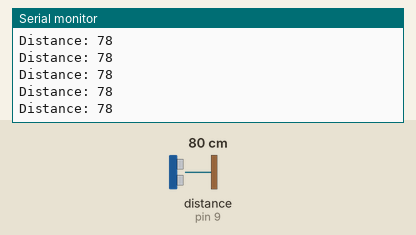
The sketch below on a simulated Arduino Uno, built with avr-gcc and run on an emulated ATmega328P. On the bench: the last lines printed to the serial monitor. Wiring (inferred from the names in the program): ultrasonic range finder: trigger pin 10; echo pin 9. The inputs (shaded band) are chosen by the test bench; at power-on: distance to the obstacle (sensor on pin 9) 80 cm. The echo pulse lasts 58.3 µs per cm.

Above: at 1.2 s.
1.3 s: distance to the obstacle (sensor on pin 9) set to 2 cm
At 2.1 s:
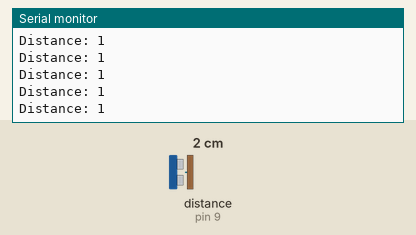
4.3 s: distance to the obstacle (sensor on pin 9) set to 120 cm
At 5.3 s:
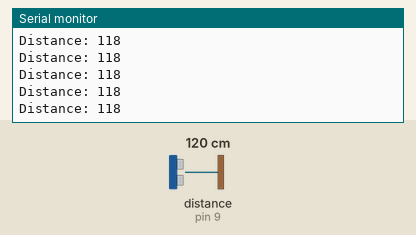
7.3 s: distance to the obstacle (sensor on pin 9) set to 4 cm
At 8.1 s:
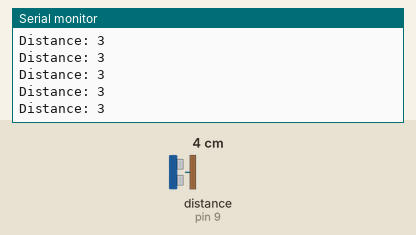
10.3 s: distance to the obstacle (sensor on pin 9) set to 18 cm
At 10.9 s:
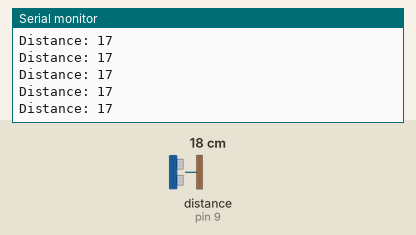
Timing chart, 0 to 13.3 s (numbered marks = the images above; inputs shaded):
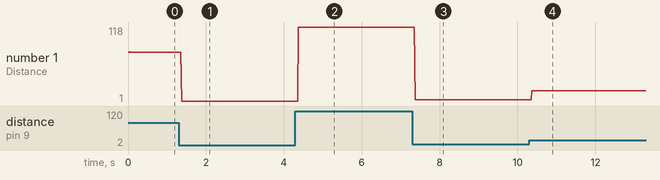

The sketch:

ultrasonic_sensor.ino
```cpp
// Variables and pins declared and initialised
int trigPin = 10;   // TRIG connected to pin 10 of Arduino
int echoPin = 9;    // ECHO connected to pin 9 of Arduino
long time;          // Variable to store time of flight
int distance;       // Variable to store calculated distance

void setup() {
  // This loop runs only once
  pinMode(trigPin, OUTPUT);   // TRIG pin set as output
  pinMode(echoPin, INPUT);    // ECHO pin set as input
  Serial.begin(9600);         // Begin communication
}

void loop() {
  // This loop repeats continuously

  // Clear TRIG pin
  digitalWrite(trigPin, LOW);
  delayMicroseconds(2);

  // Send ultrasonic pulse
  digitalWrite(trigPin, HIGH);
  delayMicroseconds(10);
  digitalWrite(trigPin, LOW);

  // Calculate the time of flight
  time = pulseIn(echoPin, HIGH);

  // Calculate distance (in cm)
  distance = time * 0.034 / 2;

  // Print the distance
  Serial.print("Distance: ");
  Serial.println(distance);
}
```

Measured:
- after the input at 1.3 s, the serial monitor: prints a new line after 0.07 s (image 1)
- after the input at 4.3 s, the serial monitor: prints a new line after 0.08 s (image 2)
- after the input at 7.3 s, the serial monitor: prints a new line after 0.07 s (image 3)
- after the input at 10.3 s, the serial monitor: prints a new line after 0.07 s (image 4)
- plotted number 1: 78 → 1 after the input at 1.3 s, 1 → 118 after the input at 4.3 s, 118 → 3 after the input at 7.3 s, 3 → 1 after the input at 10.3 s
